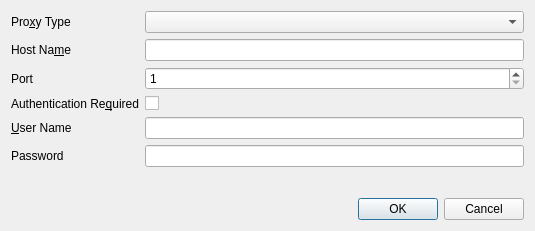
<?xml version="1.0" encoding="UTF-8"?>
<ui version="4.0">
 <class>ProxyDialog</class>
 <widget class="QDialog" name="ProxyDialog">
  <property name="geometry">
   <rect>
    <x>0</x>
    <y>0</y>
    <width>535</width>
    <height>231</height>
   </rect>
  </property>
  <property name="windowTitle">
   <string>Proxy Configuration</string>
  </property>
  <layout class="QVBoxLayout" name="verticalLayout">
   <item>
    <layout class="QFormLayout" name="formLayout">
     <item row="0" column="0">
      <widget class="QLabel" name="label">
       <property name="text">
        <string>Pro&amp;xy Type</string>
       </property>
       <property name="buddy">
        <cstring>comboType</cstring>
       </property>
      </widget>
     </item>
     <item row="0" column="1">
      <widget class="QComboBox" name="comboType"/>
     </item>
     <item row="1" column="0">
      <widget class="QLabel" name="label_2">
       <property name="text">
        <string>Host Na&amp;me</string>
       </property>
       <property name="buddy">
        <cstring>editHost</cstring>
       </property>
      </widget>
     </item>
     <item row="1" column="1">
      <widget class="QLineEdit" name="editHost"/>
     </item>
     <item row="2" column="0">
      <widget class="QLabel" name="label_3">
       <property name="text">
        <string>Port</string>
       </property>
       <property name="buddy">
        <cstring>spinPort</cstring>
       </property>
      </widget>
     </item>
     <item row="2" column="1">
      <widget class="QSpinBox" name="spinPort">
       <property name="minimum">
        <number>1</number>
       </property>
       <property name="maximum">
        <number>65536</number>
       </property>
      </widget>
     </item>
     <item row="3" column="0">
      <widget class="QLabel" name="label_6">
       <property name="text">
        <string>Authentication Re&amp;quired</string>
       </property>
       <property name="buddy">
        <cstring>checkAuthentication</cstring>
       </property>
      </widget>
     </item>
     <item row="3" column="1">
      <widget class="QCheckBox" name="checkAuthentication"/>
     </item>
     <item row="4" column="0">
      <widget class="QLabel" name="label_4">
       <property name="text">
        <string>&amp;User Name</string>
       </property>
       <property name="buddy">
        <cstring>editUser</cstring>
       </property>
      </widget>
     </item>
     <item row="4" column="1">
      <widget class="QLineEdit" name="editUser"/>
     </item>
     <item row="5" column="0">
      <widget class="QLabel" name="label_5">
       <property name="text">
        <string>Password</string>
       </property>
       <property name="buddy">
        <cstring>editPassword</cstring>
       </property>
      </widget>
     </item>
     <item row="5" column="1">
      <widget class="QLineEdit" name="editPassword">
       <property name="echoMode">
        <enum>QLineEdit::Password</enum>
       </property>
      </widget>
     </item>
    </layout>
   </item>
   <item>
    <widget class="QDialogButtonBox" name="buttonBox">
     <property name="orientation">
      <enum>Qt::Horizontal</enum>
     </property>
     <property name="standardButtons">
      <set>QDialogButtonBox::Cancel|QDialogButtonBox::Ok</set>
     </property>
    </widget>
   </item>
  </layout>
 </widget>
 <tabstops>
  <tabstop>comboType</tabstop>
  <tabstop>editHost</tabstop>
  <tabstop>spinPort</tabstop>
  <tabstop>checkAuthentication</tabstop>
  <tabstop>editUser</tabstop>
  <tabstop>editPassword</tabstop>
 </tabstops>
 <resources/>
 <connections>
  <connection>
   <sender>buttonBox</sender>
   <signal>accepted()</signal>
   <receiver>ProxyDialog</receiver>
   <slot>accept()</slot>
   <hints>
    <hint type="sourcelabel">
     <x>227</x>
     <y>210</y>
    </hint>
    <hint type="destinationlabel">
     <x>157</x>
     <y>230</y>
    </hint>
   </hints>
  </connection>
  <connection>
   <sender>buttonBox</sender>
   <signal>rejected()</signal>
   <receiver>ProxyDialog</receiver>
   <slot>reject()</slot>
   <hints>
    <hint type="sourcelabel">
     <x>295</x>
     <y>216</y>
    </hint>
    <hint type="destinationlabel">
     <x>286</x>
     <y>230</y>
    </hint>
   </hints>
  </connection>
  <connection>
   <sender>comboType</sender>
   <signal>currentIndexChanged(int)</signal>
   <receiver>ProxyDialog</receiver>
   <slot>proxyTypeChanged(int)</slot>
   <hints>
    <hint type="sourcelabel">
     <x>343</x>
     <y>22</y>
    </hint>
    <hint type="destinationlabel">
     <x>267</x>
     <y>115</y>
    </hint>
   </hints>
  </connection>
  <connection>
   <sender>checkAuthentication</sender>
   <signal>toggled(bool)</signal>
   <receiver>ProxyDialog</receiver>
   <slot>authenticationRequiredChanged(bool)</slot>
   <hints>
    <hint type="sourcelabel">
     <x>343</x>
     <y>114</y>
    </hint>
    <hint type="destinationlabel">
     <x>267</x>
     <y>115</y>
    </hint>
   </hints>
  </connection>
 </connections>
 <slots>
  <slot>proxyTypeChanged(int)</slot>
  <slot>authenticationRequiredChanged(bool)</slot>
 </slots>
</ui>
